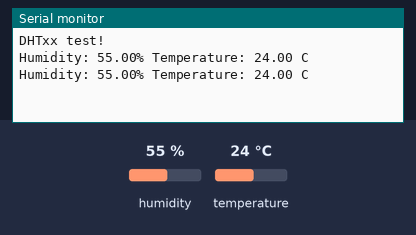
This sketch was run on a simulated Arduino Uno, built with avr-gcc and run on an emulated ATmega328P. On the bench: the last lines printed to the serial monitor. The inputs (shaded band) are chosen by the test bench; at power-on: humidity 55 %, temperature 24 °C.

Above: at 4.8 s.
4.9 s: humidity set to 22 %
At 6.9 s:
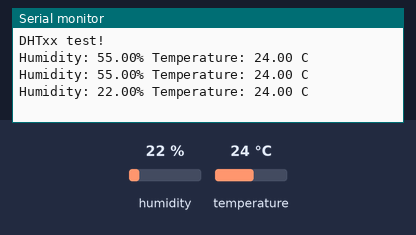
7.9 s: temperature set to 12 °C
At 8.7 s:
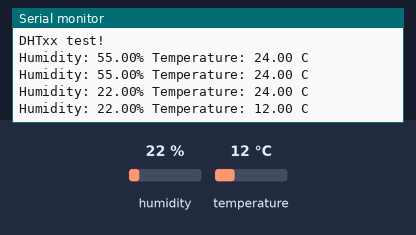
10.9 s: humidity set to 40 %
At 13.4 s:
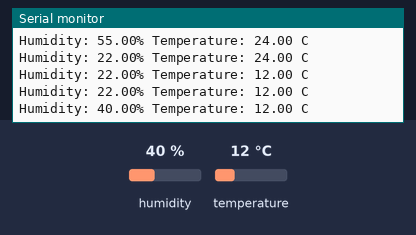
Timing chart, 0 to 14.9 s (numbered marks = the images above; inputs shaded):
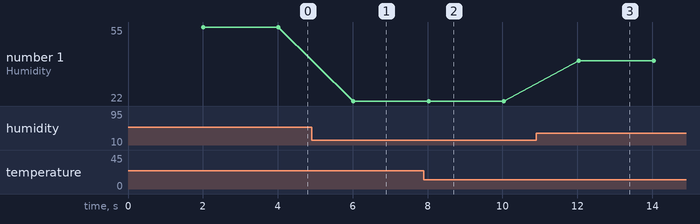

Measured:
- after the input at 4.9 s, the serial monitor: prints a new line after 1.1 s (image 1)
- after the input at 7.9 s, the serial monitor: prints a new line after 0.13 s (image 2)
- after the input at 10.9 s, the serial monitor: prints a new line after 1.1 s (image 3)
- plotted number 1: 55 → 22 after the input at 4.9 s, 22 → 40 after the input at 10.9 s

The sketch:

DHT22.ino
```cpp
#include "DHT.h"
#define DHTPIN 0
#define DHTTYPE DHT22
DHT dht(DHTPIN, DHTTYPE);

void setup() {
  Serial.begin(115200);
  Serial.println(F("DHTxx test!"));

  dht.begin();
}

void loop() {
  // Wait a few seconds between measurements.
  delay(2000);

  // อ่านค่าความชื้น
  float h = dht.readHumidity();
  // อ่านอุณหภูมิเป็นเซลเซียส (ค่าเริ่มต้น)
  float t = dht.readTemperature();
  // อ่านอุณหภูมิเป็นฟาเรนไฮต์ (isFahrenheit = true)
  float f = dht.readTemperature(true);

  // ตรวจสอบว่าการอ่านล้มเหลวและออกก่อนกําหนดหรือไม่ (เพื่อลองอีกครั้ง)
  if (isnan(h) || isnan(t) || isnan(f)) {
    Serial.println(F("Failed to read from DHT sensor!"));
    return;
  }

  // คํานวณดัชนีความร้อนเป็นฟาเรนไฮต์ (ค่าเริ่มต้น)
  float hif = dht.computeHeatIndex(f, h);
  // คํานวณดัชนีความร้อนเป็นเซลเซียส (isFahreheit = false)
  float hic = dht.computeHeatIndex(t, h, false);

  Serial.print(F("Humidity: "));
  Serial.print(h);
  Serial.print(F("% Temperature: "));
  Serial.print(t);
  Serial.println(F(" C "));
  // Serial.print(f);
  // Serial.print(F(" F Heat index: "));
  // Serial.print(F(" Heat index: "));
  // Serial.print(hic);
  // Serial.println(F(" C "));
  // Serial.print(hif);
  // Serial.println(F(" F"));
}
```
